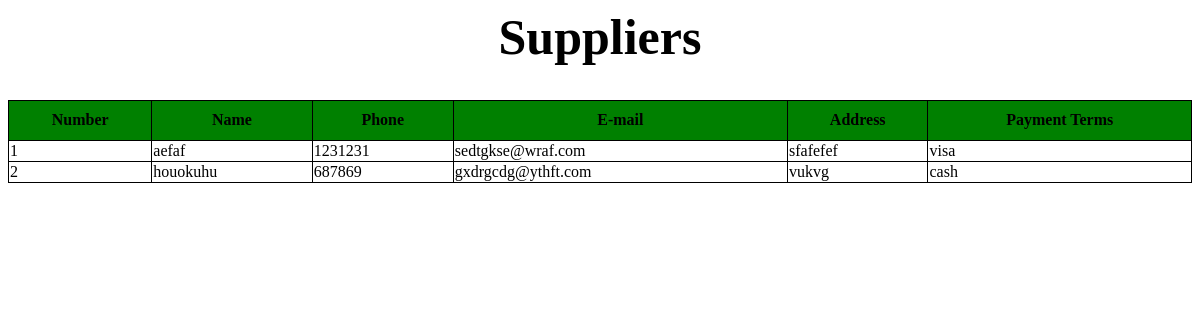
The page /PHP/Suppliers.php on the database its author committed.
### tables this page shows
CREATE TABLE IF NOT EXISTS `suppliers` (
  `SupplierID` int NOT NULL AUTO_INCREMENT,
  `Supplier_Name` varchar(50) NOT NULL,
  `Supplier_Phone` int NOT NULL,
  `Supplier_Email` varchar(30) NOT NULL,
  `Supplier_Address` varchar(60) NOT NULL,
  `Supplier_Pay_Terms` varchar(40) NOT NULL,
  PRIMARY KEY (`SupplierID`)
);

### PHP/Suppliers.php (the view, shortened to what this page needs)
<?php
    require "connectionpdo.php";
?>
<html>
    <head>
        <link rel="stylesheet" href="/Dr. Tarek's Pharmacy/CSS/Suppliers.css">
    </head>
    <body>
        <h1>Suppliers</h1>
        <div id="suppbox">
            <table id="supptbl">
                <tr><th>Number</th> <th>Name</th> <th>Phone</th> <th>E-mail</th> <th>Address</th> <th>Payment Terms</th></tr>
                <?php
                    $suppliers=array();
                    try{
                        $sql = "SELECT * FROM suppliers";
                        $stmt = $conn->prepare($sql, array(PDO::ATTR_CURSOR => PDO::CURSOR_SCROLL));
                        $stmt->execute();
                        while ($row = $stmt->fetch(PDO::FETCH_NUM, PDO::FETCH_ORI_NEXT)) {
                            array_push($suppliers, $row[0]);
                        }
                        foreach($suppliers as $c)
                        {
                            $sql2 = "SELECT * FROM suppliers WHERE SupplierID=$c";
                            $stmt2 = $conn->prepare($sql2, array(PDO::ATTR_CURSOR => PDO::CURSOR_SCROLL));
                            $stmt2->execute();
                            $info = $stmt2->fetch(PDO::FETCH_NUM, PDO::FETCH_ORI_NEXT);
                            $num = $info[0] ?? 'Number';
                            $name = $info[1] ?? 'Name';
                            $phone = $info[2] ?? 'Phone';
                            $email = $info[3] ?? 'E-Mail';
                            $address = $info[4] ?? 'Address';
                            $payterms = $info[5] ?? 'Payment Terms';
                            echo ("<tr>" . "<td>" .  $num . "</td>" . "<td>" . $name . "</td>" . "<td>" . $phone . "</td>" . "<td>" . $email . "</td>" . "<td>" . $address . "</td>" . "<td>" . $payterms . "</td>" . "</tr>");
                        }
                    }
                    catch(PDOException $e){
                    }
                ?>
            </table>
        </div>
    </body>
</html>

### CSS/Suppliers.css (style rules this page uses)
h1 { font: bold; text-align: center; font-size:50px; }
#suppbox table, #suppbox th, #suppbox td { border: 1px solid black; border-style: solid; }
#suppbox table { border-collapse: collapse; width: 100%; }
#suppbox th { background-color: green; height: 40px; }

### rows shown on the page
suppliers: SupplierID "1", Supplier_Name "aefaf", Supplier_Phone "1231231", Supplier_Email "sedtgkse@wraf.com", Supplier_Address "sfafefef", Supplier_Pay_Terms "visa"
suppliers: SupplierID "2", Supplier_Name "houokuhu", Supplier_Phone "687869", Supplier_Email "gxdrgcdg@ythft.com", Supplier_Address "vukvg", Supplier_Pay_Terms "cash"
